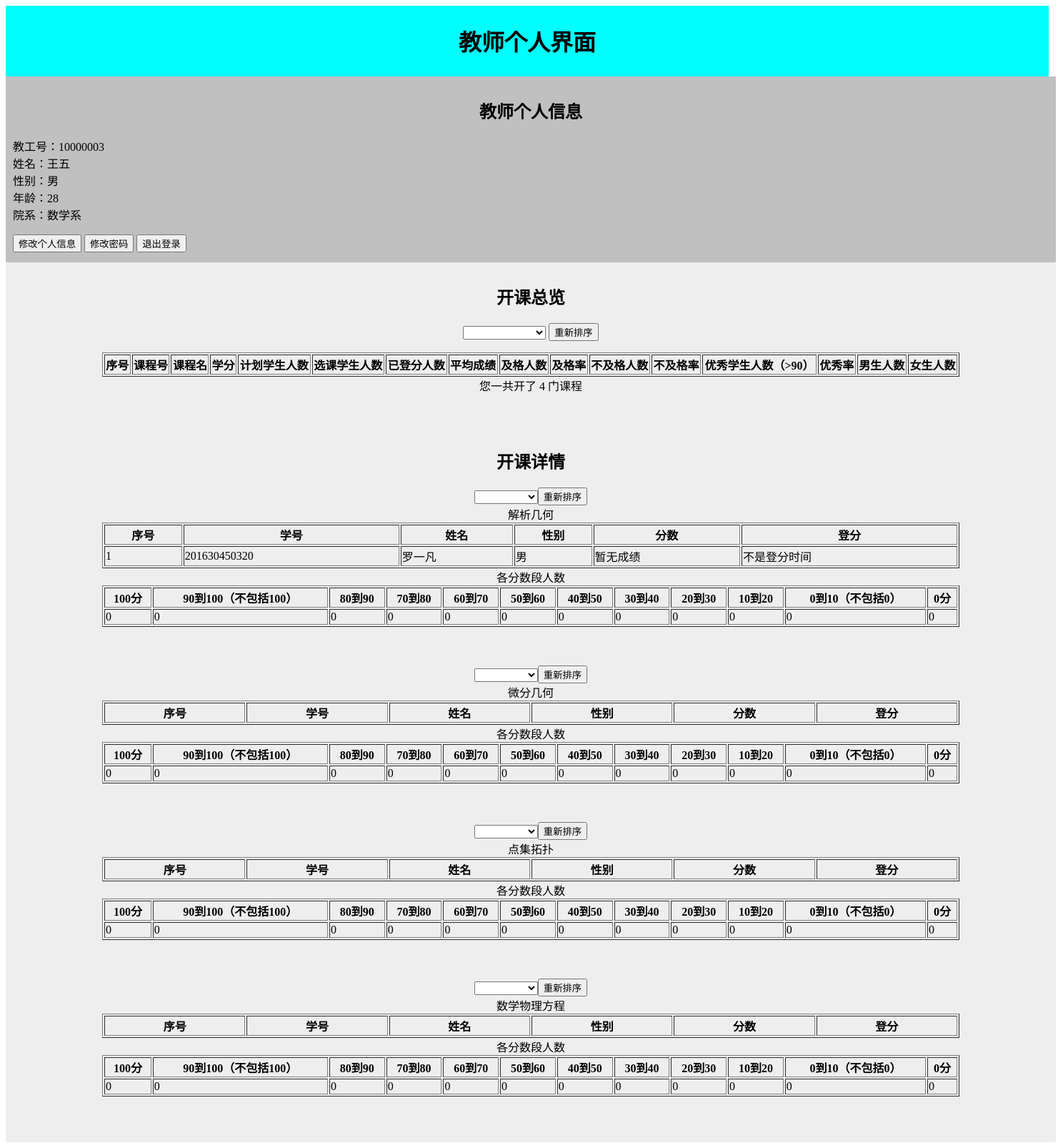
The page /teacher.php (signed in) on the database its author committed.
### tables this page shows
CREATE TABLE `teacher`  (
  `tno` char(8) NOT NULL,
  `tname` char(20) NOT NULL,
  `tsex` char(2) NOT NULL,
  `tpassword` varchar(20) NOT NULL,
  `dno` char(5) NULL DEFAULT NULL,
  `tbday` date NOT NULL,
  PRIMARY KEY (`tno`) USING BTREE,
  INDEX `tdno`(`dno`) USING BTREE,
  CONSTRAINT `tdno` FOREIGN KEY (`dno`) REFERENCES `department` (`dno`) ON DELETE RESTRICT ON UPDATE RESTRICT
);

CREATE TABLE `department`  (
  `dno` char(5) NOT NULL,
  `dname` varchar(32) NOT NULL,
  `dmaster` char(20) NULL DEFAULT NULL,
  `dtele` char(11) NULL DEFAULT NULL,
  PRIMARY KEY (`dno`) USING BTREE,
  INDEX `dmaster`(`dmaster`) USING BTREE,
  CONSTRAINT `dmaster` FOREIGN KEY (`dmaster`) REFERENCES `teacher` (`tno`) ON DELETE RESTRICT ON UPDATE RESTRICT
);

CREATE TABLE `course`  (
  `cno` char(4) NOT NULL,
  `cname` char(20) NOT NULL,
  `cpno` char(4) NULL DEFAULT NULL,
  `ccredit` smallint(255) NOT NULL,
  `num` int(255) NOT NULL,
  `tno` char(8) NULL DEFAULT NULL,
  `studentnum` int(255) NOT NULL,
  `dno` char(5) NOT NULL,
  `coursetime` int(3) NOT NULL,
  PRIMARY KEY (`cno`) USING BTREE,
  INDEX `cpno`(`cpno`) USING BTREE,
  INDEX `tno`(`tno`) USING BTREE,
  INDEX `cdno`(`dno`) USING BTREE,
  CONSTRAINT `cdno` FOREIGN KEY (`dno`) REFERENCES `department` (`dno`) ON DELETE RESTRICT ON UPDATE RESTRICT,
  CONSTRAINT `cpno` FOREIGN KEY (`cpno`) REFERENCES `course` (`cno`) ON DELETE RESTRICT ON UPDATE RESTRICT,
  CONSTRAINT `tno` FOREIGN KEY (`tno`) REFERENCES `teacher` (`tno`) ON DELETE RESTRICT ON UPDATE RESTRICT
);

### teacher.php (the view, shortened to what this page needs)
<?php
$link = mysqli_connect('localhost', 'lyf', 'root', 'schooldata');
mysqli_query($link, 'set names utf8');
$account = $_COOKIE['account'];
$sql = "SELECT * FROM teacher,department WHERE tno='{$account}' and department.dno=teacher.dno";
$result = mysqli_query($link, $sql);
$row = mysqli_fetch_array($result);
function getAge($birthday){
    $byear=date('Y',$birthday);
    $bmonth=date('m',$birthday);
    $tyear=date('Y');
    $tmonth=date('m');
    $age=$tyear-$byear;
    return $age;
}
$sql = "SELECT distinct cno,cname,ccredit,num,studentnum FROM teacher,course WHERE teacher.tno='{$account}' and course.tno = teacher.tno ";
$result1=mysqli_query($link, $sql);
$opencoursenum=$result1->num_rows;
$sql="select cno,cname from course where tno='{$account}'";
$result2=mysqli_query($link, $sql);
$studentshowway = isset($_POST['studentshowway']) ? $_POST['studentshowway'] : '';
$sql="select yesornot from judge where name='load'";
$result3 = mysqli_query($link, $sql);
$row3 = mysqli_fetch_array($result3);
$judge=$row3[0];
?>
<html>
<head>
</head>
<body>
<div id="header">
	<h1>教师个人界面</h1>
</div>
<div id="section1">
	<h2 style="text-align:center">教师个人信息</h2>
	<p>教工号：<?php echo $row['tno'] ;?><br/>
	   姓名：<?php echo $row['tname'] ;?><br/>
	   性别：<?php echo $row['tsex'] ;?><br/>
	   年龄：<?php
					$birthday=strtotime($row['tbday']);
					$age=getAge($birthday);
					echo $age;
			 ?><br/>
	   院系：<?php echo $row['dname'] ;?></p>
	   <button type="button" onclick="window.location='tea_infochange.php';">修改个人信息</button>
	   <button type="button" onclick="window.location='tea_passwordchange.php';">修改密码</button>
	   <button type="button" onclick="window.location='login.php';">退出登录</button>
</div>
<div id="section2">
<h2 style="text-align:center">开课总览</h2>
 <form style="margin:0 auto，float:left" method="POST">
 <select name="courseshowway">
                    <option value=""></option>
                    <option value="ccreditwayincrease">按学分升序</option>
</select>
<input type="submit" value="重新排序">
</form>
<table border='1' align="center" width="1200">
 <tr>
<th>序号</th>
<th>课程号</th>
<th>课程名</th>
<th>学分</th>
<th>计划学生人数</th>
<th>选课学生人数</th>
<th>已登分人数</th>
<th>平均成绩</th>
<th>及格人数</th>
<th>及格率</th>
<th>不及格人数</th>
<th>不及格率</th>
<th>优秀学生人数（>90）</th>
<th>优秀率</th>
<th>男生人数</th>
<th>女生人数</th>
</tr>
</table>
<?php
echo "您一共开了 ".$opencoursenum." 门课程 <br/>";
?>
<br/>
<br/>
</div>
<div id="section2">
<h2 style="text-align:center">开课详情</h2>
<?php
foreach($result2 as $row){
	$cno=$row['cno'];
	?>
	<table border='1' align="center" width="1200">
	<caption><?php echo $row['cname']; ?></caption>
	<form style="margin:0 auto，float:left" method="POST">
			 <select name="studentshowway">
								<option value="gradedecrease"></option>
								<option value="gradeincrease">按成绩升序</option>
			</select>
			<input type="submit" value="重新排序">
    </form>
	<tr>
	<th>序号</th>
	<th>学号</th>
	<th>姓名</th>
	<th>性别</th>
	<th>分数</th>
	<th>登分</th>
	</tr>
	<?php
	$sql="select sc.sno,sname,ssex,grade from student,sc where student.sno=sc.sno and cno='{$cno}' ";
	switch($studentshowway)
	{
		default:
		$sql .= "";
		break;
	}
	$result3=mysqli_query($link, $sql);
	$j=1;
	foreach($result3 as $row1){?>
		<tr>
		<td><?php echo $j; ?></td>
		<td><?php echo $row1['sno']; ?></td>
		<td><?php echo $row1['sname']; ?></td>
		<td><?php echo $row1['ssex']; ?></td>
		<td><?php
			if($row1['grade']!=NULL){
				echo $row1['grade'];}else{
				echo "暂无成绩";}?>
		<td>
			<?php
			if($judge==1){?>
				<form method="POST">
				  <input type="hidden" name="sno" value="<?php echo $row1['sno']; ?>"/>
				  <input type="hidden" name="cno" value="<?php echo $cno; ?>"/>
				  <input type="text" name="grade" style="width:80px;height:20px;"/>
				  <input type="submit" value = "登分"/>
				</form>
				<?php }else{
							echo "不是登分时间";
						}?>
		</td>
		</tr>
        <?php
		$j=$j+1;
		} ?>
    </table>
	<table  border='1' align="center" width="1200">
		<caption>各分数段人数</caption>
		<tr>
		<th>100分</th>
		<th>90到100（不包括100）</th>
		<th>80到90</th>
		<th>70到80</th>
		<th>60到70</th>
		<th>50到60</th>
		<th>40到50</th>
		<th>30到40</th>
		<th>20到30</th>
		<th>10到20</th>
		<th>0到10（不包括0）</th>
		<th>0分</th>
		</tr>
		<tr>
		<td>
		<?php
		$sql="select count(sno) as snum from sc where grade=100 and cno='{$cno}'";
		$result3=mysqli_query($link, $sql);
		$row1 = mysqli_fetch_array($result3);
		echo $row1['snum'];
		?>
		</td>
		<?php
		$s1=100;
		$s2=90;
		for(;$s2>=10;){?>
			<td>
			<?php
			$sql="select count(sno) as snum from sc where grade<{$s1} and grade>={$s2} and cno='{$cno}'";
			$result3=mysqli_query($link, $sql);
			$row1 = mysqli_fetch_array($result3);
			echo $row1['snum'];
			$s1=$s1-10;
			$s2=$s2-10;
			?>
			</td>
			<?php } ?>
			<td>
		<?php
		$sql="select count(sno) as snum from sc where grade<10 and grade>0 and cno='{$cno}'";
		$result3=mysqli_query($link, $sql);
		$row1 = mysqli_fetch_array($result3);
		echo $row1['snum'];
		?>
		</td>
		<td>
		<?php
		$sql="select count(sno) as snum from sc where grade=0 and cno='{$cno}'";
		$result3=mysqli_query($link, $sql);
		$row1 = mysqli_fetch_array($result3);
		echo $row1['snum'];
		?>
		</td>
		</tr>
	</table>
	<br/>
	<br/>
	<br/>
<?php }
?>
</div>
</body>
</html>

### css/student.css (style rules this page uses)
#header { background-color:#00FFFF; color:w #000000; text-align:center; padding:5px; width:1450px; }
#section1 { width:1450px; height:240px; float:center; padding:10px; background:#C0C0C0; }
#section2 { width:1450px; float:center; text-align:center; padding:10px; background:#eeeeee; }

### rows shown on the page
teacher: tno "10000003", tname "王五", tsex "男", tbday "28", dno.dname "数学系"
course: cname "解析几何", sno "201630450320", sname "罗一凡", ssex "男", snum "0"
course: cname "微分几何", snum "0"
course: cname "点集拓扑", snum "0"
course: cname "数学物理方程", snum "0"

### other values the page prints
$opencoursenum "4"
